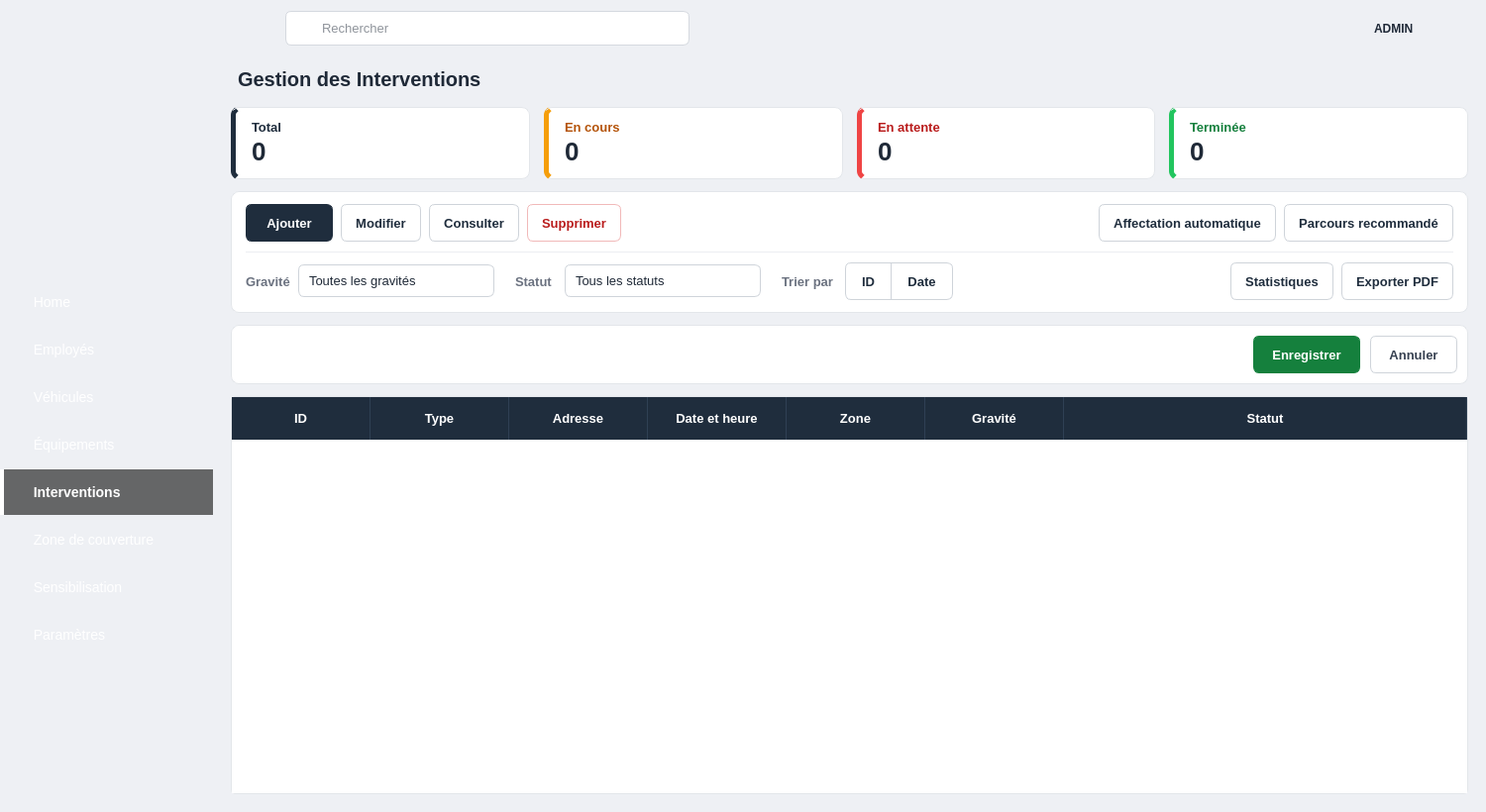
<?xml version="1.0" encoding="UTF-8"?>
<ui version="4.0">
 <class>GestionInterventions</class>
 <widget class="QWidget" name="GestionInterventions">
  <property name="geometry"><rect><x>0</x><y>0</y><width>1500</width><height>820</height></rect></property>
  <property name="windowTitle"><string>Gestion des interventions</string></property>
  <property name="styleSheet"><string notr="true">* { font-family: "Segoe UI", "Helvetica Neue", Arial; font-size: 13px; color: #1f2937; }
QWidget#GestionInterventions { background: #eef0f4; }
QFrame#centerFrame, QFrame#content { background: #eef0f4; border: none; }
QLabel { background: transparent; }

/* ---- Sidebar (image + voile rouge) ---- */
QFrame#sidebar { border-image: url(:/emp/images/sidebar_bg.png) 0 0 0 0 stretch stretch; }
QFrame#sidebar QLabel { background: transparent; border: none; }
QFrame#sidebar QPushButton {
    background: transparent; color: #ffffff; border: none; border-left: 4px solid transparent;
    text-align: left; padding: 12px 18px 12px 22px; font-size: 14px; min-height: 22px;
}
QFrame#sidebar QPushButton:hover   { background: rgba(0,0,0,0.22); }
QFrame#sidebar QPushButton:checked { background: rgba(0,0,0,0.58); font-weight: bold; border-left: 4px solid #ffffff; }

/* ---- Barre du haut ---- */
QFrame#topBar { background: #eef0f4; border: none; }
QLineEdit#searchEdit {
    background: #e2e5ea url(:/emp/icons/search.png) no-repeat left center;
    border: 1px solid #d5d9df; border-radius: 6px; padding: 8px 12px 8px 34px; min-width: 360px; max-width: 360px;
}
QPushButton#btnMenu, QPushButton#btnNotif, QPushButton#btnSettings, QPushButton#btnPower {
    background: transparent; border: none; padding: 6px; border-radius: 6px;
}
QPushButton#btnMenu:hover, QPushButton#btnNotif:hover, QPushButton#btnSettings:hover, QPushButton#btnPower:hover { background: #dfe3e8; }
QLabel#labelAdmin { font-weight: bold; font-size: 12px; color: #1f2937; }


/* ---- Titre ---- */
QLabel#labelTitle { font-size: 20px; font-weight: bold; color: #1f2937; padding: 4px 2px; }

/* ---- Cartes de synthèse (4 cartes de même largeur) ---- */
QFrame#cardTotal, QFrame#cardEnCours, QFrame#cardEnAttente, QFrame#cardTerminee {
    background: white; border: 1px solid #e3e6ea; border-radius: 8px;
}
QFrame#cardTotal     { border-left: 5px solid #1f2d3d; }
QFrame#cardEnCours   { border-left: 5px solid #f59e0b; }
QFrame#cardEnAttente { border-left: 5px solid #ef4444; }
QFrame#cardTerminee  { border-left: 5px solid #22c55e; }
QFrame#cardTotal QLabel, QFrame#cardEnCours QLabel, QFrame#cardEnAttente QLabel, QFrame#cardTerminee QLabel { border: none; }
QLabel#lblTotalTitle     { color: #1f2d3d; font-weight: bold; }
QLabel#lblEnCoursTitle   { color: #b45309; font-weight: bold; }
QLabel#lblEnAttenteTitle { color: #b91c1c; font-weight: bold; }
QLabel#lblTermineeTitle  { color: #15803d; font-weight: bold; }
QLabel#lblTotal, QLabel#lblEnCours, QLabel#lblEnAttente, QLabel#lblTerminee { font-size: 26px; font-weight: bold; }

/* ---- Barre d'outils : ligne 1 = actions, ligne 2 = affichage (filtres, tri, stats, PDF) ---- */
QFrame#actionsFrame { background: white; border: 1px solid #e3e6ea; border-radius: 8px; }
QFrame#actionsFrame QLabel { border: none; color: #6b7280; font-weight: 600; }
QFrame#sepToolbar { background: #eceef2; border: none; min-height: 1px; max-height: 1px; }
QLabel#lblFiltreStatut, QLabel#lblTri { padding-left: 10px; }
QLabel#lblCompte { font-weight: normal; padding-right: 6px; }

QFrame#actionsFrame QComboBox {
    background: white; border: 1px solid #cfd4da; border-radius: 6px; padding: 7px 10px; min-width: 150px; color: #1f2937;
}
QFrame#actionsFrame QComboBox:hover { border-color: #9aa3af; }
QComboBox::drop-down, QDateEdit::drop-down { border: none; width: 24px; }
QComboBox::down-arrow, QDateEdit::down-arrow { image: url(:/emp/icons/chevron_down.png); width: 14px; height: 14px; }
QComboBox QAbstractItemView { background: white; selection-background-color: #fde2e2; selection-color: #1f2937; border: 1px solid #cfd4da; }

/* boutons : secondaire (blanc) par défaut */
QFrame#actionsFrame QPushButton {
    background: white; color: #1f2d3d; border: 1px solid #cfd4da; border-radius: 6px;
    padding: 8px 14px; font-weight: 600; min-height: 20px;
}
QFrame#actionsFrame QPushButton:hover    { background: #f3f4f6; border-color: #aab1bb; }
QFrame#actionsFrame QPushButton:pressed  { background: #e5e7eb; }
QFrame#actionsFrame QPushButton:focus    { border: 1px solid #1f2d3d; }
QFrame#actionsFrame QPushButton:disabled { background: #f3f4f6; color: #a3aab5; border-color: #e5e7eb; }

/* bouton principal : Ajouter */
QFrame#actionsFrame QPushButton#btnAjouter { background: #1f2d3d; color: white; border: 1px solid #1f2d3d; padding: 8px 20px; }
QFrame#actionsFrame QPushButton#btnAjouter:hover    { background: #2d4157; border-color: #2d4157; }
QFrame#actionsFrame QPushButton#btnAjouter:pressed  { background: #16212d; }
QFrame#actionsFrame QPushButton#btnAjouter:disabled { background: #c5ccd5; border-color: #c5ccd5; color: #f3f4f6; }

/* bouton destructif : Supprimer (rouge) */
QFrame#actionsFrame QPushButton#btnSupprimer { color: #b91c1c; border: 1px solid #f1b9b9; }
QFrame#actionsFrame QPushButton#btnSupprimer:hover    { background: #fef2f2; border-color: #b91c1c; }
QFrame#actionsFrame QPushButton#btnSupprimer:pressed  { background: #fee2e2; }
QFrame#actionsFrame QPushButton#btnSupprimer:disabled { background: #f3f4f6; color: #d3a9a9; border-color: #e5e7eb; }

/* tri : deux boutons collés (ID | Date), celui qui est actif est foncé */
QFrame#actionsFrame QPushButton#btnTriId   { border-top-right-radius: 0; border-bottom-right-radius: 0; padding: 8px 16px; }
QFrame#actionsFrame QPushButton#btnTriDate { border-top-left-radius: 0; border-bottom-left-radius: 0; border-left: none; padding: 8px 16px; }
QFrame#actionsFrame QPushButton[actif="true"] { background: #1f2d3d; color: white; border-color: #1f2d3d; }
QFrame#actionsFrame QPushButton[actif="true"]:hover { background: #2d4157; }

/* ---- Bandeau (messages, Enregistrer / Annuler, confirmation, fiche) ---- */
QFrame#bandeau { background: white; border: 1px solid #e3e6ea; border-radius: 8px; }
QFrame#bandeau[etat="info"]    { background: #eff6ff; border-color: #bfdbfe; }
QFrame#bandeau[etat="ok"]      { background: #f0fdf4; border-color: #bbf7d0; }
QFrame#bandeau[etat="erreur"]  { background: #fef2f2; border-color: #fecaca; }
QFrame#bandeau[etat="edition"] { background: #fffbeb; border-color: #fde68a; }
QFrame#bandeau[etat="danger"]  { background: #fef2f2; border-color: #fca5a5; }
QFrame#bandeau QLabel { border: none; background: transparent; font-size: 13px; }
QFrame#bandeau[etat="info"]    QLabel { color: #1e3a8a; }
QFrame#bandeau[etat="ok"]      QLabel { color: #166534; }
QFrame#bandeau[etat="erreur"]  QLabel { color: #991b1b; }
QFrame#bandeau[etat="edition"] QLabel { color: #78350f; }
QFrame#bandeau[etat="danger"]  QLabel { color: #7f1d1d; }
QFrame#bandeau QPushButton {
    background: white; color: #374151; border: 1px solid #cfd4da; border-radius: 6px;
    padding: 8px 18px; font-weight: 700; min-height: 20px;
}
QFrame#bandeau QPushButton:hover   { background: #f3f4f6; }
QFrame#bandeau QPushButton:pressed { background: #e5e7eb; }
QFrame#bandeau QPushButton#btnBandeauOk { background: #15803d; color: white; border: 1px solid #15803d; }
QFrame#bandeau QPushButton#btnBandeauOk:hover   { background: #166534; }
QFrame#bandeau QPushButton#btnBandeauOk:pressed { background: #14532d; }
QFrame#bandeau[etat="danger"] QPushButton#btnBandeauOk { background: #b91c1c; border: 1px solid #b91c1c; }
QFrame#bandeau[etat="danger"] QPushButton#btnBandeauOk:hover { background: #991b1b; }

/* ---- Tableau ---- */
QFrame#tableFrame { background: white; border: 1px solid #e3e6ea; border-radius: 4px; }
QTableWidget { background: white; alternate-background-color: #f5f6f8; border: none; selection-background-color: #fde2e2; selection-color: #1f2937; }
QTableWidget::item { padding: 6px; border-bottom: 1px solid #e8eaee; }
QHeaderView { background: #1f2d3d; }
QHeaderView::section { background: #1f2d3d; color: white; font-weight: bold; padding: 12px 8px; border: none; border-right: 1px solid #2f4054; }
QTableCornerButton::section { background: #1f2d3d; border: none; }
QScrollBar:vertical { background: transparent; width: 10px; }
QScrollBar::handle:vertical { background: #c3c8d0; border-radius: 5px; min-height: 30px; }
QScrollBar::add-line, QScrollBar::sub-line { height: 0; width: 0; }

/* ---- Panneau de droite ---- */
QFrame#rightPanel { background: #eef0f4; border: none; }
QFrame#panelChat, QFrame#panelDispatch, QFrame#panelComm { background: white; border: 1px solid #e3e6ea; border-radius: 6px; }
QFrame#rightPanel QLabel { border: none; }
QLabel#panelChatTitle, QLabel#panelDispatchTitle, QLabel#panelCommTitle { font-weight: bold; font-size: 14px; }
QTextEdit#chatView { background: white; border: none; min-height: 110px; }
QFrame#rightPanel QLineEdit { background: white; border: 1px solid #d5d9df; border-radius: 4px; padding: 8px; }
QFrame#rightPanel QPushButton { background: #1f2d3d; color: white; border: none; border-radius: 5px; padding: 9px 16px; font-weight: bold; }
QFrame#rightPanel QPushButton:hover { background: #2d4157; }
QLabel#lblUniteChef, QLabel#lblDispo, QLabel#lblProgress, QLabel#lblEmail, QLabel#lblSms { color: #4b5563; font-size: 12px; }
QLabel#lblJour, QLabel#lblNuit, QLabel#lblWeekend { color: #4b5563; font-size: 12px; }

QProgressBar { background: #e5e7eb; border: none; border-radius: 5px; min-height: 10px; max-height: 10px; }
QProgressBar::chunk { background: #22a559; border-radius: 5px; }
QProgressBar#barWeekend::chunk, QProgressBar#barProgress::chunk { background: #d32f2f; }

QPushButton#btnNotifier { background: #dbeafe; color: #1d4ed8; font-weight: 600; padding: 9px 6px; }
QPushButton#btnAlerte   { background: #fee2e2; color: #dc2626; font-weight: 600; padding: 9px 6px; }
QFrame#rightPanel QPushButton#btnNotifier:hover { background: #c7dcfb; }
QFrame#rightPanel QPushButton#btnAlerte:hover   { background: #fbcfcf; }
QFrame#rightPanel QPushButton#btnNotifier { background: #dbeafe; color: #1d4ed8; padding: 9px 6px; }
QFrame#rightPanel QPushButton#btnAlerte   { background: #fee2e2; color: #dc2626; padding: 9px 6px; }
QFrame#rightPanel QPushButton#btnGenerer  { background: #26364a; }
QFrame#rightPanel QPushButton#btnEnvoyerEmail { background: #e53935; }
QFrame#rightPanel QPushButton#btnEnvoyerEmail:hover { background: #c62828; }
QFrame#rightPanel QPushButton#btnEnvoyerSms { background: #1f6fe0; }
QFrame#rightPanel QPushButton#btnEnvoyerWhatsapp { background: #22a559; }

/* ---- Édition directement dans le tableau ---- */
QFrame#celluleEdition { background: #fff7e0; border: none; }
QFrame#celluleEdition QLineEdit, QFrame#celluleEdition QDateEdit, QFrame#celluleEdition QTimeEdit,
QFrame#celluleEdition QComboBox {
    background: white; border: 1px solid #cfd4da; border-radius: 4px; padding: 5px 8px; min-width: 0; color: #1f2937;
}
QFrame#celluleEdition QLineEdit:focus, QFrame#celluleEdition QDateEdit:focus, QFrame#celluleEdition QTimeEdit:focus,
QFrame#celluleEdition QComboBox:focus { border: 1px solid #1f2d3d; }
QFrame#celluleEdition QLineEdit:disabled, QFrame#celluleEdition QDateEdit:disabled,
QFrame#celluleEdition QTimeEdit:disabled, QFrame#celluleEdition QComboBox:disabled { background: #f3f4f6; color: #6b7280; }
QFrame#celluleEdition QLineEdit[erreur="true"], QFrame#celluleEdition QDateEdit[erreur="true"],
QFrame#celluleEdition QTimeEdit[erreur="true"], QFrame#celluleEdition QComboBox[erreur="true"] {
    border: 1px solid #dc2626; background: #fef2f2;
}

/* ---- Statistiques (remplacent le tableau) ---- */
QLabel#lblStatsTitle { font-size: 16px; font-weight: bold; }
QLabel#lblParcoursTitle { font-size: 16px; font-weight: bold; }
QLabel#lblParcoursResume { font-weight: 600; color: #1f2937; }
QLabel#lblParcoursInfo { color: #6b7280; font-size: 12px; }
QLabel#lblAffectationTitle { font-size: 16px; font-weight: bold; }
QLabel#lblAffectationResume { font-weight: 600; color: #1f2937; }
QLabel#lblAffectationAvert { color: #92400e; background: #fffbeb; border: 1px solid #fde68a; border-radius: 6px; padding: 8px 12px; }
QPushButton#btnValiderAffectation {
    background: #15803d; color: white; border: 1px solid #15803d; border-radius: 6px;
    padding: 8px 18px; font-weight: 700; min-height: 20px;
}
QPushButton#btnValiderAffectation:hover    { background: #166534; }
QPushButton#btnValiderAffectation:pressed  { background: #14532d; }
QPushButton#btnValiderAffectation:disabled { background: #a7c4b0; border-color: #a7c4b0; }
QFrame#statsFrame { background: white; border: 1px solid #e3e6ea; border-radius: 8px; }
QPushButton#btnRetourListe, QPushButton#btnRetourParcours, QPushButton#btnRetourAffectation {
    background: white; color: #1f2d3d; border: 1px solid #cfd4da; border-radius: 6px;
    padding: 8px 16px; font-weight: 600; min-height: 20px;
}
QPushButton#btnRetourListe:hover, QPushButton#btnRetourParcours:hover, QPushButton#btnRetourAffectation:hover   { background: #f3f4f6; border-color: #aab1bb; }
QPushButton#btnRetourListe:pressed, QPushButton#btnRetourParcours:pressed, QPushButton#btnRetourAffectation:pressed { background: #e5e7eb; }
</string></property>
  <layout class="QHBoxLayout" name="rootLayout"><property name="leftMargin"><number>0</number></property><property name="topMargin"><number>0</number></property><property name="rightMargin"><number>0</number></property><property name="bottomMargin"><number>0</number></property><property name="spacing"><number>0</number></property><item><widget class="QFrame" name="sidebar"><property name="minimumSize"><size><width>215</width><height>0</height></size></property><property name="maximumSize"><size><width>215</width><height>16777215</height></size></property><layout class="QVBoxLayout" name="sidebarLayout"><property name="leftMargin"><number>0</number></property><property name="topMargin"><number>24</number></property><property name="rightMargin"><number>0</number></property><property name="bottomMargin"><number>24</number></property><property name="spacing"><number>2</number></property><item alignment="Qt::AlignHCenter"><widget class="QLabel" name="logoLabel"><property name="text"><string></string></property><property name="pixmap"><pixmap resource="emp_interv.qrc">:/emp/images/logo.png</pixmap></property><property name="minimumSize"><size><width>124</width><height>124</height></size></property><property name="maximumSize"><size><width>124</width><height>124</height></size></property><property name="scaledContents"><bool>true</bool></property></widget></item><item><spacer name="logoSpacer"><property name="orientation"><enum>Qt::Vertical</enum></property><property name="sizeHint" stdset="0"><size><width>20</width><height>14</height></size></property></spacer></item><item><widget class="QPushButton" name="btnHome"><property name="text"><string>  Home</string></property><property name="icon"><iconset resource="emp_interv.qrc"><normaloff>:/emp/icons/home.png</normaloff>:/emp/icons/home.png</iconset></property><property name="iconSize"><size><width>22</width><height>22</height></size></property><property name="checkable"><bool>true</bool></property><property name="autoExclusive"><bool>true</bool></property><property name="cursor"><cursorShape>PointingHandCursor</cursorShape></property></widget></item><item><widget class="QPushButton" name="btnEmployes"><property name="text"><string>  Employés</string></property><property name="icon"><iconset resource="emp_interv.qrc"><normaloff>:/emp/icons/employes.png</normaloff>:/emp/icons/employes.png</iconset></property><property name="iconSize"><size><width>22</width><height>22</height></size></property><property name="checkable"><bool>true</bool></property><property name="autoExclusive"><bool>true</bool></property><property name="cursor"><cursorShape>PointingHandCursor</cursorShape></property></widget></item><item><widget class="QPushButton" name="btnVehicules"><property name="text"><string>  Véhicules</string></property><property name="icon"><iconset resource="emp_interv.qrc"><normaloff>:/emp/icons/vehicules.png</normaloff>:/emp/icons/vehicules.png</iconset></property><property name="iconSize"><size><width>22</width><height>22</height></size></property><property name="checkable"><bool>true</bool></property><property name="autoExclusive"><bool>true</bool></property><property name="cursor"><cursorShape>PointingHandCursor</cursorShape></property></widget></item><item><widget class="QPushButton" name="btnEquipements"><property name="text"><string>  Équipements</string></property><property name="icon"><iconset resource="emp_interv.qrc"><normaloff>:/emp/icons/equipements.png</normaloff>:/emp/icons/equipements.png</iconset></property><property name="iconSize"><size><width>22</width><height>22</height></size></property><property name="checkable"><bool>true</bool></property><property name="autoExclusive"><bool>true</bool></property><property name="cursor"><cursorShape>PointingHandCursor</cursorShape></property></widget></item><item><widget class="QPushButton" name="btnInterventions"><property name="text"><string>  Interventions</string></property><property name="icon"><iconset resource="emp_interv.qrc"><normaloff>:/emp/icons/interventions.png</normaloff>:/emp/icons/interventions.png</iconset></property><property name="iconSize"><size><width>22</width><height>22</height></size></property><property name="checkable"><bool>true</bool></property><property name="autoExclusive"><bool>true</bool></property><property name="checked"><bool>true</bool></property><property name="cursor"><cursorShape>PointingHandCursor</cursorShape></property></widget></item><item><widget class="QPushButton" name="btnZones"><property name="text"><string>  Zone de couverture</string></property><property name="icon"><iconset resource="emp_interv.qrc"><normaloff>:/emp/icons/zones.png</normaloff>:/emp/icons/zones.png</iconset></property><property name="iconSize"><size><width>22</width><height>22</height></size></property><property name="checkable"><bool>true</bool></property><property name="autoExclusive"><bool>true</bool></property><property name="cursor"><cursorShape>PointingHandCursor</cursorShape></property></widget></item><item><widget class="QPushButton" name="btnSensibilisation"><property name="text"><string>  Sensibilisation</string></property><property name="icon"><iconset resource="emp_interv.qrc"><normaloff>:/emp/icons/sensibilisation.png</normaloff>:/emp/icons/sensibilisation.png</iconset></property><property name="iconSize"><size><width>22</width><height>22</height></size></property><property name="checkable"><bool>true</bool></property><property name="autoExclusive"><bool>true</bool></property><property name="cursor"><cursorShape>PointingHandCursor</cursorShape></property></widget></item><item><widget class="QPushButton" name="btnParametres"><property name="text"><string>  Paramètres</string></property><property name="icon"><iconset resource="emp_interv.qrc"><normaloff>:/emp/icons/parametres.png</normaloff>:/emp/icons/parametres.png</iconset></property><property name="iconSize"><size><width>22</width><height>22</height></size></property><property name="checkable"><bool>true</bool></property><property name="autoExclusive"><bool>true</bool></property><property name="cursor"><cursorShape>PointingHandCursor</cursorShape></property></widget></item><item><spacer name="sidebarSpacer"><property name="orientation"><enum>Qt::Vertical</enum></property><property name="sizeHint" stdset="0"><size><width>20</width><height>20</height></size></property></spacer></item></layout></widget></item><item><widget class="QFrame" name="centerFrame"><layout class="QVBoxLayout" name="centerLayout"><property name="leftMargin"><number>0</number></property><property name="topMargin"><number>0</number></property><property name="rightMargin"><number>0</number></property><property name="bottomMargin"><number>0</number></property><property name="spacing"><number>0</number></property><item><widget class="QFrame" name="topBar"><property name="minimumSize"><size><width>0</width><height>58</height></size></property><property name="maximumSize"><size><width>16777215</width><height>58</height></size></property><layout class="QHBoxLayout" name="topBarLayout"><property name="leftMargin"><number>16</number></property><property name="topMargin"><number>8</number></property><property name="rightMargin"><number>16</number></property><property name="bottomMargin"><number>8</number></property><property name="spacing"><number>10</number></property><item><widget class="QPushButton" name="btnMenu"><property name="text"><string></string></property><property name="icon"><iconset resource="emp_interv.qrc"><normaloff>:/emp/icons/menu.png</normaloff>:/emp/icons/menu.png</iconset></property><property name="iconSize"><size><width>22</width><height>22</height></size></property><property name="cursor"><cursorShape>PointingHandCursor</cursorShape></property></widget></item><item><widget class="QLineEdit" name="searchEdit"><property name="placeholderText"><string>Rechercher</string></property></widget></item><item><spacer name="topSpacer"><property name="orientation"><enum>Qt::Horizontal</enum></property><property name="sizeHint" stdset="0"><size><width>20</width><height>20</height></size></property></spacer></item><item><widget class="QPushButton" name="btnNotif"><property name="text"><string></string></property><property name="icon"><iconset resource="emp_interv.qrc"><normaloff>:/emp/icons/bell.png</normaloff>:/emp/icons/bell.png</iconset></property><property name="iconSize"><size><width>22</width><height>22</height></size></property><property name="cursor"><cursorShape>PointingHandCursor</cursorShape></property></widget></item><item><widget class="QPushButton" name="btnSettings"><property name="text"><string></string></property><property name="icon"><iconset resource="emp_interv.qrc"><normaloff>:/emp/icons/gear.png</normaloff>:/emp/icons/gear.png</iconset></property><property name="iconSize"><size><width>22</width><height>22</height></size></property><property name="cursor"><cursorShape>PointingHandCursor</cursorShape></property></widget></item><item><widget class="QLabel" name="avatarLabel"><property name="text"><string></string></property><property name="pixmap"><pixmap resource="emp_interv.qrc">:/emp/icons/avatar.png</pixmap></property><property name="minimumSize"><size><width>38</width><height>38</height></size></property><property name="maximumSize"><size><width>38</width><height>38</height></size></property><property name="scaledContents"><bool>true</bool></property></widget></item><item><widget class="QLabel" name="labelAdmin"><property name="text"><string>ADMIN</string></property></widget></item><item><widget class="QPushButton" name="btnPower"><property name="text"><string></string></property><property name="icon"><iconset resource="emp_interv.qrc"><normaloff>:/emp/icons/power.png</normaloff>:/emp/icons/power.png</iconset></property><property name="iconSize"><size><width>22</width><height>22</height></size></property><property name="cursor"><cursorShape>PointingHandCursor</cursorShape></property></widget></item></layout></widget></item><item><widget class="QFrame" name="content"><layout class="QVBoxLayout" name="contentLayout" stretch="0,0,0,0,1"><property name="leftMargin"><number>18</number></property><property name="topMargin"><number>6</number></property><property name="rightMargin"><number>18</number></property><property name="bottomMargin"><number>18</number></property><property name="spacing"><number>12</number></property><item><widget class="QLabel" name="labelTitle"><property name="text"><string>Gestion des Interventions</string></property></widget></item><item><layout class="QHBoxLayout" name="cardsLayout" stretch="1,1,1,1"><property name="spacing"><number>14</number></property><item><widget class="QFrame" name="cardTotal"><property name="sizePolicy"><sizepolicy hsizetype="Expanding" vsizetype="Fixed"><horstretch>0</horstretch><verstretch>0</verstretch></sizepolicy></property><layout class="QVBoxLayout" name="cardTotalLayout"><property name="leftMargin"><number>16</number></property><property name="topMargin"><number>12</number></property><property name="rightMargin"><number>16</number></property><property name="bottomMargin"><number>12</number></property><property name="spacing"><number>2</number></property><item><widget class="QLabel" name="lblTotalTitle"><property name="text"><string>Total</string></property></widget></item><item><widget class="QLabel" name="lblTotal"><property name="text"><string>0</string></property></widget></item></layout></widget></item><item><widget class="QFrame" name="cardEnCours"><property name="sizePolicy"><sizepolicy hsizetype="Expanding" vsizetype="Fixed"><horstretch>0</horstretch><verstretch>0</verstretch></sizepolicy></property><layout class="QVBoxLayout" name="cardEnCoursLayout"><property name="leftMargin"><number>16</number></property><property name="topMargin"><number>12</number></property><property name="rightMargin"><number>16</number></property><property name="bottomMargin"><number>12</number></property><property name="spacing"><number>2</number></property><item><widget class="QLabel" name="lblEnCoursTitle"><property name="text"><string>En cours</string></property></widget></item><item><widget class="QLabel" name="lblEnCours"><property name="text"><string>0</string></property></widget></item></layout></widget></item><item><widget class="QFrame" name="cardEnAttente"><property name="sizePolicy"><sizepolicy hsizetype="Expanding" vsizetype="Fixed"><horstretch>0</horstretch><verstretch>0</verstretch></sizepolicy></property><layout class="QVBoxLayout" name="cardEnAttenteLayout"><property name="leftMargin"><number>16</number></property><property name="topMargin"><number>12</number></property><property name="rightMargin"><number>16</number></property><property name="bottomMargin"><number>12</number></property><property name="spacing"><number>2</number></property><item><widget class="QLabel" name="lblEnAttenteTitle"><property name="text"><string>En attente</string></property></widget></item><item><widget class="QLabel" name="lblEnAttente"><property name="text"><string>0</string></property></widget></item></layout></widget></item><item><widget class="QFrame" name="cardTerminee"><property name="sizePolicy"><sizepolicy hsizetype="Expanding" vsizetype="Fixed"><horstretch>0</horstretch><verstretch>0</verstretch></sizepolicy></property><layout class="QVBoxLayout" name="cardTermineeLayout"><property name="leftMargin"><number>16</number></property><property name="topMargin"><number>12</number></property><property name="rightMargin"><number>16</number></property><property name="bottomMargin"><number>12</number></property><property name="spacing"><number>2</number></property><item><widget class="QLabel" name="lblTermineeTitle"><property name="text"><string>Terminée</string></property></widget></item><item><widget class="QLabel" name="lblTerminee"><property name="text"><string>0</string></property></widget></item></layout></widget></item></layout></item><item><widget class="QFrame" name="actionsFrame"><layout class="QVBoxLayout" name="actionsLayout"><property name="leftMargin"><number>14</number></property><property name="topMargin"><number>12</number></property><property name="rightMargin"><number>14</number></property><property name="bottomMargin"><number>12</number></property><property name="spacing"><number>10</number></property><item><layout class="QHBoxLayout" name="actionsRow1"><property name="spacing"><number>8</number></property><item><widget class="QPushButton" name="btnAjouter"><property name="text"><string>Ajouter</string></property><property name="icon"><iconset resource="emp_interv.qrc"><normaloff>:/emp/icons/add.png</normaloff>:/emp/icons/add.png</iconset></property><property name="iconSize"><size><width>20</width><height>20</height></size></property><property name="toolTip"><string>Ajouter une intervention (Ctrl+N)</string></property><property name="cursor"><cursorShape>PointingHandCursor</cursorShape></property></widget></item><item><widget class="QPushButton" name="btnModifier"><property name="text"><string>Modifier</string></property><property name="icon"><iconset resource="emp_interv.qrc"><normaloff>:/emp/icons/edit.png</normaloff>:/emp/icons/edit.png</iconset></property><property name="iconSize"><size><width>20</width><height>20</height></size></property><property name="toolTip"><string>Modifier la ligne sélectionnée (F2 ou double-clic)</string></property><property name="cursor"><cursorShape>PointingHandCursor</cursorShape></property></widget></item><item><widget class="QPushButton" name="btnConsulter"><property name="text"><string>Consulter</string></property><property name="icon"><iconset resource="emp_interv.qrc"><normaloff>:/emp/icons/view.png</normaloff>:/emp/icons/view.png</iconset></property><property name="iconSize"><size><width>20</width><height>20</height></size></property><property name="toolTip"><string>Afficher la fiche de l'intervention sélectionnée</string></property><property name="cursor"><cursorShape>PointingHandCursor</cursorShape></property></widget></item><item><widget class="QPushButton" name="btnSupprimer"><property name="text"><string>Supprimer</string></property><property name="icon"><iconset resource="emp_interv.qrc"><normaloff>:/emp/icons/delete.png</normaloff>:/emp/icons/delete.png</iconset></property><property name="iconSize"><size><width>20</width><height>20</height></size></property><property name="toolTip"><string>Supprimer l'intervention sélectionnée (Suppr)</string></property><property name="cursor"><cursorShape>PointingHandCursor</cursorShape></property></widget></item><item><spacer name="row1Spacer"><property name="orientation"><enum>Qt::Horizontal</enum></property><property name="sizeHint" stdset="0"><size><width>20</width><height>20</height></size></property></spacer></item><item><widget class="QPushButton" name="btnAffectation"><property name="text"><string>Affectation automatique</string></property><property name="icon"><iconset resource="emp_interv.qrc"><normaloff>:/emp/icons/team.png</normaloff>:/emp/icons/team.png</iconset></property><property name="iconSize"><size><width>20</width><height>20</height></size></property><property name="toolTip"><string>Proposer automatiquement véhicules, équipe et équipements pour l'intervention sélectionnée</string></property><property name="cursor"><cursorShape>PointingHandCursor</cursorShape></property></widget></item><item><widget class="QPushButton" name="btnParcours"><property name="text"><string>Parcours recommandé</string></property><property name="icon"><iconset resource="emp_interv.qrc"><normaloff>:/emp/icons/route.png</normaloff>:/emp/icons/route.png</iconset></property><property name="iconSize"><size><width>20</width><height>20</height></size></property><property name="toolTip"><string>Ordre recommandé de traitement des interventions en cours / en attente</string></property><property name="cursor"><cursorShape>PointingHandCursor</cursorShape></property></widget></item></layout></item><item><widget class="QFrame" name="sepToolbar"><property name="frameShape"><enum>QFrame::HLine</enum></property><property name="frameShadow"><enum>QFrame::Plain</enum></property></widget></item><item><layout class="QHBoxLayout" name="actionsRow2"><property name="spacing"><number>8</number></property><item><widget class="QLabel" name="lblFiltreGravite"><property name="text"><string>Gravité</string></property></widget></item><item><widget class="QComboBox" name="comboGravite"><item><property name="text"><string>Toutes les gravités</string></property></item><item><property name="text"><string>Faible</string></property></item><item><property name="text"><string>Moyenne</string></property></item><item><property name="text"><string>Élevée</string></property></item><item><property name="text"><string>Critique</string></property></item></widget></item><item><widget class="QLabel" name="lblFiltreStatut"><property name="text"><string>Statut</string></property></widget></item><item><widget class="QComboBox" name="comboStatut"><item><property name="text"><string>Tous les statuts</string></property></item><item><property name="text"><string>En cours</string></property></item><item><property name="text"><string>En attente</string></property></item><item><property name="text"><string>Terminée</string></property></item></widget></item><item><widget class="QLabel" name="lblTri"><property name="text"><string>Trier par</string></property></widget></item><item><layout class="QHBoxLayout" name="triLayout"><property name="spacing"><number>0</number></property><item><widget class="QPushButton" name="btnTriId"><property name="text"><string>ID</string></property><property name="toolTip"><string>Trier par numéro : 1er clic croissant, 2e clic décroissant</string></property><property name="cursor"><cursorShape>PointingHandCursor</cursorShape></property></widget></item><item><widget class="QPushButton" name="btnTriDate"><property name="text"><string>Date</string></property><property name="toolTip"><string>Trier par date : 1er clic du plus récent au plus ancien, 2e clic l'inverse</string></property><property name="cursor"><cursorShape>PointingHandCursor</cursorShape></property></widget></item></layout></item><item><spacer name="row2Spacer"><property name="orientation"><enum>Qt::Horizontal</enum></property><property name="sizeHint" stdset="0"><size><width>20</width><height>20</height></size></property></spacer></item><item><widget class="QLabel" name="lblCompte"><property name="text"><string></string></property></widget></item><item><widget class="QPushButton" name="btnStats"><property name="text"><string>Statistiques</string></property><property name="icon"><iconset resource="emp_interv.qrc"><normaloff>:/emp/icons/stats.png</normaloff>:/emp/icons/stats.png</iconset></property><property name="iconSize"><size><width>20</width><height>20</height></size></property><property name="toolTip"><string>Afficher les statistiques (Ctrl+T)</string></property><property name="cursor"><cursorShape>PointingHandCursor</cursorShape></property></widget></item><item><widget class="QPushButton" name="btnExportPdf"><property name="text"><string>Exporter PDF</string></property><property name="icon"><iconset resource="emp_interv.qrc"><normaloff>:/emp/icons/pdf.png</normaloff>:/emp/icons/pdf.png</iconset></property><property name="iconSize"><size><width>20</width><height>20</height></size></property><property name="toolTip"><string>Exporter la liste affichée en PDF (Ctrl+P)</string></property><property name="cursor"><cursorShape>PointingHandCursor</cursorShape></property></widget></item></layout></item></layout></widget></item><item><widget class="QFrame" name="bandeau"><property name="visible"><bool>false</bool></property><layout class="QHBoxLayout" name="bandeauLayout"><property name="leftMargin"><number>16</number></property><property name="topMargin"><number>10</number></property><property name="rightMargin"><number>10</number></property><property name="bottomMargin"><number>10</number></property><property name="spacing"><number>10</number></property><item><widget class="QLabel" name="lblMessage"><property name="text"><string></string></property><property name="wordWrap"><bool>true</bool></property><property name="textFormat"><enum>Qt::RichText</enum></property><property name="sizePolicy"><sizepolicy hsizetype="Expanding" vsizetype="Preferred"><horstretch>0</horstretch><verstretch>0</verstretch></sizepolicy></property></widget></item><item><widget class="QPushButton" name="btnBandeauOk"><property name="text"><string>Enregistrer</string></property><property name="cursor"><cursorShape>PointingHandCursor</cursorShape></property></widget></item><item><widget class="QPushButton" name="btnBandeauAnnuler"><property name="text"><string>Annuler</string></property><property name="cursor"><cursorShape>PointingHandCursor</cursorShape></property></widget></item></layout></widget></item><item><widget class="QStackedWidget" name="stackedMain"><widget class="QWidget" name="pageListe"><layout class="QVBoxLayout" name="pageListeLayout"><property name="leftMargin"><number>0</number></property><property name="topMargin"><number>0</number></property><property name="rightMargin"><number>0</number></property><property name="bottomMargin"><number>0</number></property><property name="spacing"><number>0</number></property><item><widget class="QFrame" name="tableFrame"><layout class="QVBoxLayout" name="tableFrameLayout"><property name="leftMargin"><number>0</number></property><property name="topMargin"><number>0</number></property><property name="rightMargin"><number>0</number></property><property name="bottomMargin"><number>0</number></property><property name="spacing"><number>0</number></property><item><widget class="QTableWidget" name="tableInterventions"><property name="editTriggers"><set>QAbstractItemView::NoEditTriggers</set></property><property name="alternatingRowColors"><bool>true</bool></property><property name="selectionMode"><enum>QAbstractItemView::SingleSelection</enum></property><property name="selectionBehavior"><enum>QAbstractItemView::SelectRows</enum></property><property name="showGrid"><bool>false</bool></property><property name="frameShape"><enum>QFrame::NoFrame</enum></property><property name="wordWrap"><bool>false</bool></property><column><property name="text"><string>ID</string></property></column><column><property name="text"><string>Type</string></property></column><column><property name="text"><string>Adresse</string></property></column><column><property name="text"><string>Date et heure</string></property></column><column><property name="text"><string>Zone</string></property></column><column><property name="text"><string>Gravité</string></property></column><column><property name="text"><string>Statut</string></property></column><attribute name="horizontalHeaderStretchLastSection"><bool>true</bool></attribute><attribute name="horizontalHeaderDefaultSectionSize"><number>140</number></attribute><attribute name="verticalHeaderVisible"><bool>false</bool></attribute><attribute name="verticalHeaderDefaultSectionSize"><number>50</number></attribute></widget></item></layout></widget></item></layout></widget><widget class="QWidget" name="pageStats"><layout class="QVBoxLayout" name="statsLayout"><property name="leftMargin"><number>0</number></property><property name="topMargin"><number>0</number></property><property name="rightMargin"><number>0</number></property><property name="bottomMargin"><number>0</number></property><property name="spacing"><number>10</number></property><item><layout class="QHBoxLayout" name="statsHeader"><property name="spacing"><number>8</number></property><item><widget class="QLabel" name="lblStatsTitle"><property name="text"><string>Statistiques</string></property></widget></item><item><spacer name="statsHeaderSpacer"><property name="orientation"><enum>Qt::Horizontal</enum></property><property name="sizeHint" stdset="0"><size><width>20</width><height>20</height></size></property></spacer></item><item><widget class="QPushButton" name="btnRetourListe"><property name="text"><string>←  Retour à la liste</string></property><property name="toolTip"><string>Revenir au tableau des interventions</string></property><property name="cursor"><cursorShape>PointingHandCursor</cursorShape></property></widget></item></layout></item><item><widget class="QFrame" name="statsFrame"><layout class="QHBoxLayout" name="statsChartsLayout"><property name="leftMargin"><number>14</number></property><property name="topMargin"><number>14</number></property><property name="rightMargin"><number>14</number></property><property name="bottomMargin"><number>14</number></property><property name="spacing"><number>14</number></property></layout></widget></item></layout></widget><widget class="QWidget" name="pageParcours"><layout class="QVBoxLayout" name="parcoursLayout"><property name="leftMargin"><number>0</number></property><property name="topMargin"><number>0</number></property><property name="rightMargin"><number>0</number></property><property name="bottomMargin"><number>0</number></property><property name="spacing"><number>8</number></property><item><layout class="QHBoxLayout" name="parcoursHeader"><property name="spacing"><number>8</number></property><item><widget class="QLabel" name="lblParcoursTitle"><property name="text"><string>Parcours recommandé</string></property></widget></item><item><spacer name="parcoursHeaderSpacer"><property name="orientation"><enum>Qt::Horizontal</enum></property><property name="sizeHint" stdset="0"><size><width>20</width><height>20</height></size></property></spacer></item><item><widget class="QPushButton" name="btnRetourParcours"><property name="text"><string>←  Retour à la liste</string></property><property name="toolTip"><string>Revenir au tableau des interventions</string></property><property name="cursor"><cursorShape>PointingHandCursor</cursorShape></property></widget></item></layout></item><item><widget class="QLabel" name="lblParcoursResume"><property name="text"><string></string></property><property name="wordWrap"><bool>true</bool></property></widget></item><item><widget class="QLabel" name="lblParcoursInfo"><property name="text"><string></string></property><property name="wordWrap"><bool>true</bool></property></widget></item><item><widget class="QFrame" name="parcoursFrame"><layout class="QVBoxLayout" name="parcoursFrameLayout"><property name="leftMargin"><number>0</number></property><property name="topMargin"><number>0</number></property><property name="rightMargin"><number>0</number></property><property name="bottomMargin"><number>0</number></property><property name="spacing"><number>0</number></property><item><widget class="QTableWidget" name="tableParcours"><property name="editTriggers"><set>QAbstractItemView::NoEditTriggers</set></property><property name="alternatingRowColors"><bool>true</bool></property><property name="selectionMode"><enum>QAbstractItemView::NoSelection</enum></property><property name="showGrid"><bool>false</bool></property><property name="frameShape"><enum>QFrame::NoFrame</enum></property><property name="wordWrap"><bool>false</bool></property><column><property name="text"><string>Ordre</string></property></column><column><property name="text"><string>N°</string></property></column><column><property name="text"><string>Type</string></property></column><column><property name="text"><string>Adresse</string></property></column><column><property name="text"><string>Zone</string></property></column><column><property name="text"><string>Gravité</string></property></column><column><property name="text"><string>En attente depuis</string></property></column><column><property name="text"><string>Trajet</string></property></column><column><property name="text"><string>Arrivée prévue</string></property></column><column><property name="text"><string>Fin prévue</string></property></column><attribute name="verticalHeaderVisible"><bool>false</bool></attribute><attribute name="verticalHeaderDefaultSectionSize"><number>46</number></attribute></widget></item></layout></widget></item></layout></widget><widget class="QWidget" name="pageAffectation"><layout class="QVBoxLayout" name="affectationLayout"><property name="leftMargin"><number>0</number></property><property name="topMargin"><number>0</number></property><property name="rightMargin"><number>0</number></property><property name="bottomMargin"><number>0</number></property><property name="spacing"><number>8</number></property><item><layout class="QHBoxLayout" name="affectationHeader"><property name="spacing"><number>8</number></property><item><widget class="QLabel" name="lblAffectationTitle"><property name="text"><string>Affectation automatique</string></property></widget></item><item><spacer name="affectationHeaderSpacer"><property name="orientation"><enum>Qt::Horizontal</enum></property><property name="sizeHint" stdset="0"><size><width>20</width><height>20</height></size></property></spacer></item><item><widget class="QPushButton" name="btnValiderAffectation"><property name="text"><string>Valider l'affectation</string></property><property name="toolTip"><string>Enregistrer cette affectation dans la base</string></property><property name="cursor"><cursorShape>PointingHandCursor</cursorShape></property></widget></item><item><widget class="QPushButton" name="btnRetourAffectation"><property name="text"><string>Annuler</string></property><property name="toolTip"><string>Revenir à la liste sans rien enregistrer</string></property><property name="cursor"><cursorShape>PointingHandCursor</cursorShape></property></widget></item></layout></item><item><widget class="QLabel" name="lblAffectationResume"><property name="text"><string></string></property><property name="wordWrap"><bool>true</bool></property></widget></item><item><widget class="QLabel" name="lblAffectationAvert"><property name="text"><string></string></property><property name="wordWrap"><bool>true</bool></property><property name="visible"><bool>false</bool></property></widget></item><item><widget class="QFrame" name="affectationFrame"><layout class="QVBoxLayout" name="affectationFrameLayout"><property name="leftMargin"><number>0</number></property><property name="topMargin"><number>0</number></property><property name="rightMargin"><number>0</number></property><property name="bottomMargin"><number>0</number></property><property name="spacing"><number>0</number></property><item><widget class="QTableWidget" name="tableAffectation"><property name="editTriggers"><set>QAbstractItemView::NoEditTriggers</set></property><property name="alternatingRowColors"><bool>false</bool></property><property name="selectionMode"><enum>QAbstractItemView::NoSelection</enum></property><property name="showGrid"><bool>false</bool></property><property name="frameShape"><enum>QFrame::NoFrame</enum></property><property name="wordWrap"><bool>false</bool></property><column><property name="text"><string>Ressource</string></property></column><column><property name="text"><string>Désignation</string></property></column><column><property name="text"><string>Détail</string></property></column><column><property name="text"><string>Véhicule</string></property></column><attribute name="verticalHeaderVisible"><bool>false</bool></attribute><attribute name="verticalHeaderDefaultSectionSize"><number>42</number></attribute></widget></item></layout></widget></item></layout></widget></widget></item></layout></widget></item></layout></widget></item></layout>
 </widget>
 <resources><include location="emp_interv.qrc"/></resources>
 <connections/>
</ui>
